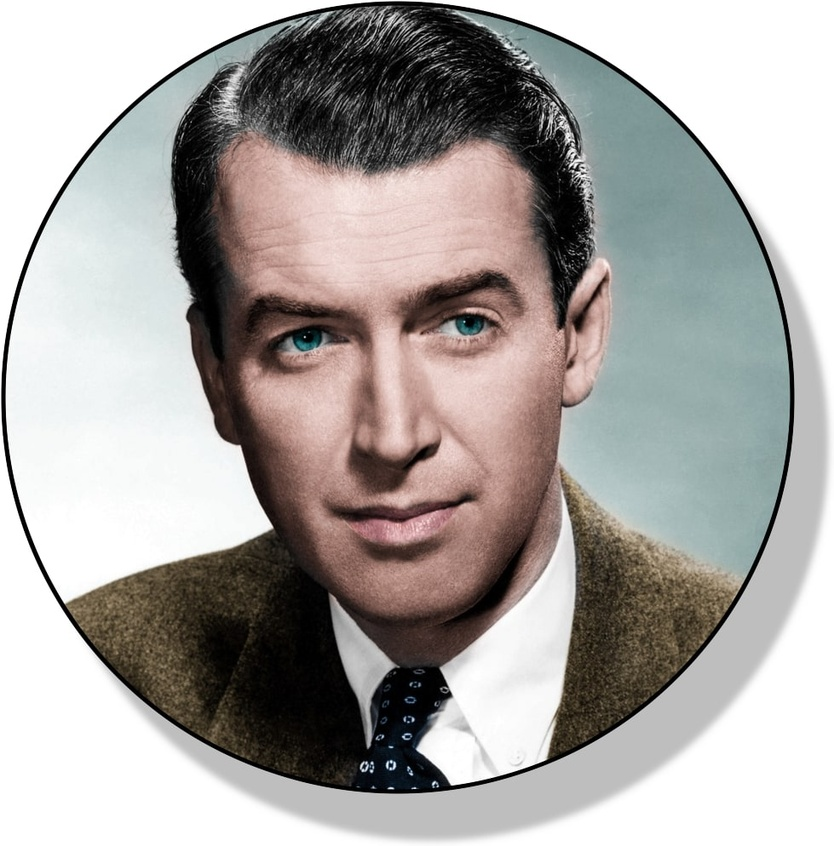
#> input picture photo.jpg, 834 x 846 px, shrunk from 979 x 994 before the run
$ jupyter execute 'FACE DETECTION.ipynb'
#> lines starting #> are read from the running program, lines starting #| are printed output that depends on the picture; after the words box and inside, x2 and y2 are one past the last pixel; in counts of white or black regions, pixels touching at a corner belong together
FACE DETECTION with python using OPEN CV

[cell 1]
import cv2

[cell 2]
face_cascade = cv2.CascadeClassifier('face_detector.xml')

[cell 3]
img = cv2.imread('photo.jpg')
#> img is the input picture: shape (846, 834, 3); mean B, G, R 162.2, 165, 169.1

[cell 4]
faces= face_cascade.detectMultiScale(img,1.1,4)
#> faces = [[176, 160, 427, 427]]

[cell 5]
for(x,y,w,h) in faces:
  cv2.rectangle(img,(x,y),(x+w,y+h),(255,0,0),2)
#> this loop made 1 pass
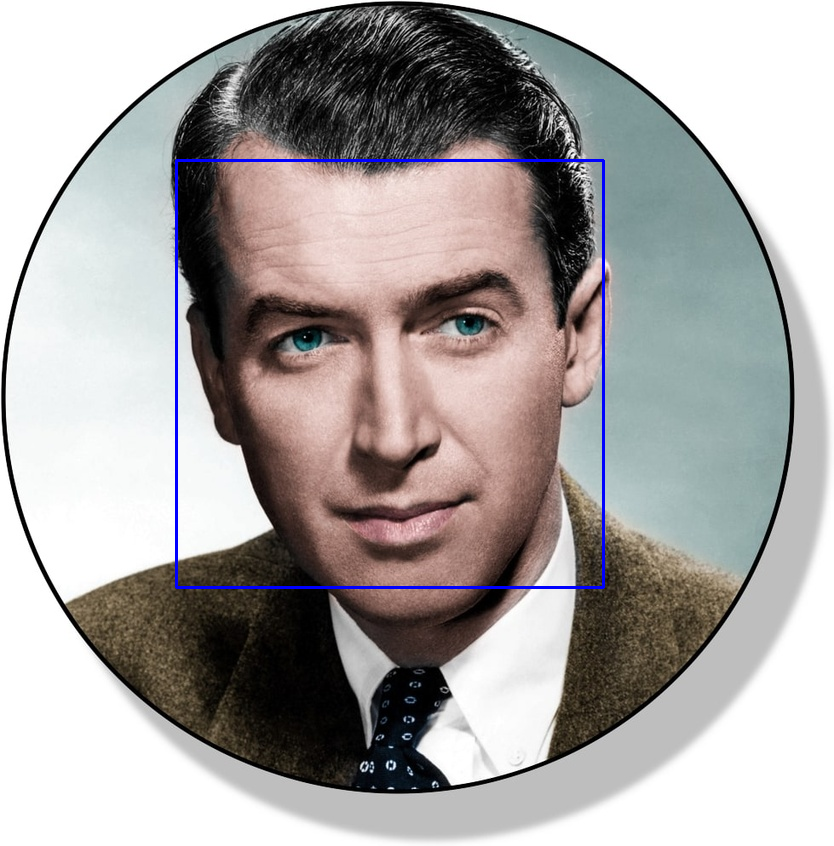
#> img: shape (846, 834, 3); 0.73% of pixels changed, all inside (x1, y1, x2, y2) = (175, 159, 605, 589)
